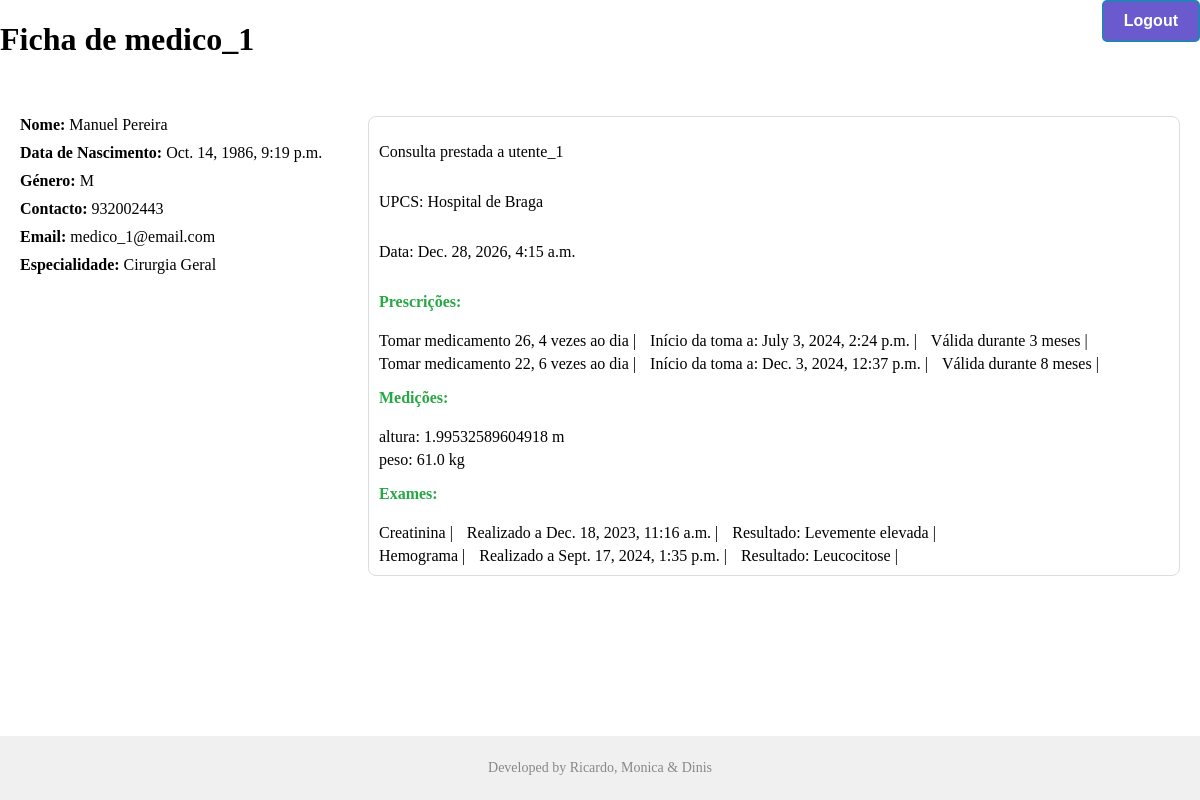
The page /hospital/medico/1/ (signed in) on the database its author committed.
### hospital/models.py (models this page shows, shortened)
class Consulta(models.Model):
    utente = models.ForeignKey(Utente, on_delete=models.CASCADE)
    medico = models.ForeignKey(Medico, on_delete=models.CASCADE)
    unidade_saude = models.CharField(max_length=200, default="")
    data = models.DateTimeField(null=True)
    medicoes = models.ManyToManyField(Medicoes)
    prescricoes = models.ManyToManyField(Prescricoes)
    exames = models.ManyToManyField(Exame)

class Pessoa(models.Model):
    nome = models.CharField(max_length=40, unique=True) # usado como username
    primeiro_nome = models.CharField(max_length=40, default="")
    apelido = models.CharField(max_length=200, default="")
    data_nascimento = models.DateTimeField(default=None)
    genero = models.CharField(max_length=20,default="")
    telemovel = models.IntegerField(default="")
    email = models.CharField(max_length=60,default="")
    class Meta:
        abstract = True     # Comporta-se como um extends, contudo a tabela pessoa não é criada

class Medico(Pessoa):
    especialidade = models.CharField(max_length=40,default="")

class Utente(Pessoa):
    contacto_emergencia = models.IntegerField(default=0)
    tem_seguro = models.BooleanField(default=False)

class Medicamento(models.Model):
    nome = models.CharField(max_length=200, unique=True)
    dosagem = models.CharField(max_length=40, default="")
    fabricante = models.CharField(max_length=100, default="")
    precisa_prescricao = models.BooleanField(default="")

class Prescricoes(models.Model):
    medicamento = models.ManyToManyField(Medicamento)
    utente = models.ForeignKey(Utente, on_delete=models.CASCADE)
    medico = models.ForeignKey(Medico, on_delete=models.CASCADE)
    inicio_toma = models.DateTimeField(null=True)
    validade_prescricao = models.IntegerField(default=0)
    dose_diaria = models.IntegerField(default=0)

class Medicoes(models.Model):
    utente = models.ForeignKey(Utente, on_delete=models.CASCADE)
    medico = models.ForeignKey(Medico, on_delete=models.CASCADE, null=True)
    enfermeiro = models.ForeignKey(Enfermeiro, on_delete=models.CASCADE, null=True)
    tipo = models.CharField(max_length=40, default="")
    valor = models.FloatField(max_length=20, default="")
    unidades = models.CharField(max_length=10, default="")

class Exame(models.Model):
    utente = models.ForeignKey(Utente, on_delete=models.CASCADE)
    medico = models.ForeignKey(Medico, on_delete=models.CASCADE, null=True)
    enfermeiro = models.ForeignKey(Enfermeiro, on_delete=models.CASCADE, null=True)
    data_realizacao = models.DateTimeField(null=True)
    nome_exame = models.CharField(max_length=40, default="")
    resultado = models.CharField(max_length=200, default="")

### hospital/views.py (the view)
# urls.py: path('medico/<int:id>/', views.MedicoView.as_view(), name='medico'),
class MedicoView(LoginRequiredMixin,generic.DetailView):
    model = Consulta
    template_name = "hospital/medico.html"
    context_object_name = "consultas_medico"
    pk_url_kwarg = 'id'
    def get_object(self, queryset=None):
        return get_object_or_404(Medico, id=self.kwargs['id'])
    def get_context_data(self, **kwargs):
        context = super().get_context_data(**kwargs)
        medico = self.object
        consultas_medico = Consulta.objects.filter(medico=medico)
        context['consultas_medico'] = consultas_medico
        return context

### hospital/templates/hospital/medico.html (shortened to what this page needs)
<!DOCTYPE html>
<html lang="en">
<head>
    {% load static %}
    <link rel="stylesheet" href="{% static 'hospital/medico.css' %}">
</head>
<body>
    <div class="container">
        <div class="title">
            <h1 class="">Ficha de {{ consultas_medico.first.medico.nome }}</h1>
            <div class="actions">
                <form method="post" action="{% url 'hospital:logout' %}">
                    <button class="logout-button" type="submit">Logout</button>
                </form>
            </div>
        </div>
        <div class="content">
            <div class="medico-info">
                <ul>
                    <li><strong>Nome:</strong> {{ consultas_medico.first.medico.primeiro_nome }} {{consultas_medico.first.medico.apelido}}</li>
                    <li><strong>Data de Nascimento:</strong> {{ consultas_medico.first.medico.data_nascimento }}</li>
                    <li><strong>Género:</strong> {{ consultas_medico.first.medico.genero }}</li>
                    <li><strong>Contacto:</strong> {{ consultas_medico.first.medico.telemovel }}</li>
                    <li><strong>Email:</strong> {{ consultas_medico.first.medico.email }}</li>
                    <li><strong>Especialidade:</strong> {{ consultas_medico.first.medico.especialidade }}</li>
                </ul>
            </div>
            <ul class="consultation-list">
                {% for consulta in consultas_medico %}
                    <li class="consultation-item">
                        <p class="utente-info">Consulta prestada a {{ consulta.utente.nome }}</p>
                        <p class="unidade-saude">UPCS: {{ consulta.unidade_saude }}</p>
                        <p class="data-consulta">Data: {{ consulta.data }}</p>
                        <p class="prescription-heading">Prescrições:</p>
                            {% for prescricao in consulta.prescricoes.all %}
                                {% for medicamento in prescricao.medicamento.all %}
                                    <ul class="prescription-list">
                                        <li>Tomar {{ medicamento.nome }}, {{ prescricao.dose_diaria }} vezes ao dia |</li>
                                        <li>Início da toma a: {{prescricao.inicio_toma}} |</li>
                                        <li>Válida durante {{ prescricao.validade_prescricao }} meses |</li>
                                    </ul>
                                {% endfor %}
                            {% endfor %}
                        <p class="measurements-heading">Medições:</p>
                        <div class="measurements-op">
                            {% for medicao in consulta.medicoes.all %}
                                <ul class="measurements-list">
                                    <li>{{ medicao.tipo }}: {{ medicao.valor }} {{ medicao.unidades }}</li>
                                </ul>
                            {% endfor %}
                        </div>
                        <p class="exams-heading">Exames:</p>
                            {% for exame in consulta.exames.all %}
                                <ul class="exams-list">
                                    <li>{{ exame.nome_exame }} |</li>
                                    <li>Realizado a {{ exame.data_realizacao }} |</li>
                                    <li>Resultado: {{ exame.resultado }} |</li>
                                </ul>
                            {% endfor %}
                    </li>
                {% endfor %}
            </ul>
        </div>
        <div class="footnote">
            <p>Developed by Ricardo, Monica & Dinis</p>
        </div>
    </div>
</body>
</html>

### hospital/static/hospital/medico.css (style rules this page uses)
body, html { margin: 0; padding: 0; height: 100vh; }
.container { display: flex; flex-direction: column; height: 100%; }
.title { display: flex; flex-direction: row; justify-content: space-between; }
.content { display: flex; justify-content: space-between; padding: 20px; flex-grow: 1; align-items: flex-start; }
.medico-info { width: 30%; }
.medico-info ul { list-style: none; padding: 0; }
.medico-info li { margin-bottom: 10px; }
.consultation-list { flex-grow: 1; list-style: none; padding: 0; }
.consultation-item { display: flex; flex-direction: column; border: 1px solid #ddd; margin-bottom: 20px; padding: 10px; border-radius: 8px; }
.prescription-list, .measurements-list, .exams-list { list-style: none; padding: 0; margin-top: 5px; }
.prescription-heading, .measurements-heading, .exams-heading { font-weight: bold; color: #28A745; }
.prescription-list li, .measurements-list li, .exams-list li { display: inline-block; margin-right: 10px; }
.footnote { padding: 10px; background-color: #f0f0f0; text-align: center; border-radius: 0; font-size: 14px; color: #888; }
.logout-button { display: inline-block; padding: 10px 20px; font-size: 16px; font-weight: bold; text-align: center; text-decoration: none; cursor: pointer; border-radius: 5px; background-color: #6a5acd; color: #fff; border: 2px solid #2980b9; transition: background-color 0.3s ease, color 0.3s ease; }

### rows shown on the page
Consulta: first.medico.nome "medico_1", first.medico.primeiro_nome "Manuel", first.medico.apelido "Pereira", first.medico.data_nascimento "Oct. 14, 1986, 9:19 p.m.", first.medico.genero "M", first.medico.telemovel "932002443", first.medico.email "medico_1@email.com", first.medico.especialidade "Cirurgia Geral", utente.nome "utente_1", unidade_saude "Hospital de Braga", data "Dec. 28, 2026, 4:15 a.m."
Prescricoes: dose_diaria "4", inicio_toma "July 3, 2024, 2:24 p.m.", validade_prescricao "3"
Medicamento: nome "medicamento 26"
Prescricoes: dose_diaria "6", inicio_toma "Dec. 3, 2024, 12:37 p.m.", validade_prescricao "8"
Medicamento: nome "medicamento 22"
Medicoes: tipo "altura", valor "1.99532589604918", unidades "m"
Medicoes: tipo "peso", valor "61.0", unidades "kg"
Exame: nome_exame "Creatinina", data_realizacao "Dec. 18, 2023, 11:16 a.m.", resultado "Levemente elevada"
Exame: nome_exame "Hemograma", data_realizacao "Sept. 17, 2024, 1:35 p.m.", resultado "Leucocitose"
